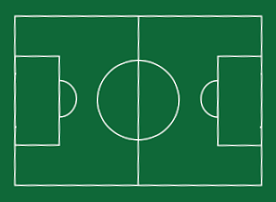
#> input picture trabajo-final/images/derecha.png, 276 x 202 px
$ jupyter execute --allow-errors Ejercicio_1.ipynb
#> lines starting #> are read from the running program, lines starting #| are printed output that depends on the picture; after the words box and inside, x2 and y2 are one past the last pixel; in counts of white or black regions, pixels touching at a corner belong together
[cell 1]
#Diseñar un algoritmo que sea capaz de detectar y dibujar automaticamente las rectas.

#Extraer la posicion de las lineas exteriores y la linea central de la cancha en la imagen
#Primero: Eliminar ruido
#Segundo: Tecnica de busqueda y ajuste de lineas en la imagen. RANSAC, Hough o barrido horizontal o vertical. SOLO SE PERMITE UTILIZAR FUNCIONES PARA RESOLVER SISTEMAS POR MINIMOS CUADRADOS
#Tercero: Non-Max-Suppressio, elegir entre detecciones multiples de la misma recta y definir una deteccion unica entre lineas -analizar el angulo entre las rectas-.

[cell 2]
# ! pip install ../cvum
# ! pip install opencv-python
# ! pip install matplotlib
import cv2
import argparse
import numpy as np
from sympy import symbols, solveset, Eq
from cvum.utils import add_snp_noise
from cvum.utils import imread_rgb
from cvum.utils import correlationdot_2D
from sympy.solvers import solve
import matplotlib as mpl
import matplotlib.pyplot as plt
from PIL import Image
import math
import scipy.ndimage as ndimage
import matplotlib.lines as mlines

[cell 3]
#Enderezar img

img = cv2.imread('./images/football.png') #Cargamos imagen


def estan_cercanos(a1, a2, error):
    cases = np.unwrap([a2-error, a1, a2 + error])
    return cases[0] <= cases[1] <= cases[2]

def enderezar(entrada, salida):
    # Leer la imagen
    imagen = cv2.imread(entrada)

    # Convertirla a gris y detectar bordes
    gray = cv2.cvtColor(imagen, cv2.COLOR_BGR2GRAY)

    binaria = cv2.Canny(gray,50,150,apertureSize = 3)
    # Usar la transformada de Hough para encontrar líneas
    # en la imagen binarizada, con una resolución de medio
    # grado (pi/720) y quedándose sólo con las líneas que
    # alcancen puntuación de 1000 o más (que serán las
    # más largas)
    lineas = cv2.HoughLines(binaria, 1, np.pi/720, 200)
    print(lineas)
    # Recopilemos qué ángulos ha encontrado la transformada
    # de hough para cada una de las líneas halladas
    angulos = []
    for linea in lineas:
        rho, theta = linea[0]
        if rho<0:
            theta = -theta

        # Quedarse solo con las rayas próximas a la horizontal
        # (con un error de +-10 grados)
        if not estan_cercanos(theta, np.pi/2, np.deg2rad(10)):
           continue;

        angulos.append(theta)

    # Ahora contemos cuántas veces aparece cada ángulo
    from collections import Counter
    veces = Counter(angulos)

    # Quedémonos con los tres casos más frecuentes
    frecuentes = veces.most_common(3)

    # Y calculemos el promedio de esos tres casos
    suma = sum(angulo*repeticion for angulo,repeticion in frecuentes)
    repeticiones = sum(repeticion for angulo, repeticion in frecuentes)
    angulo = suma/repeticiones

    angulo = np.rad2deg(angulo - np.pi/2)
    print("[INFO] angulo: {:.5f}".format(angulo))

    # Ahora enderecemos la imagen, girando el ángulo detectado
    (h, w) = imagen.shape[:2]
    centro = (w // 2, h // 2)
    M = cv2.getRotationMatrix2D(centro, angulo, 1.0)

    girada = cv2.warpAffine(imagen, M, (w, h),
                flags=cv2.INTER_CUBIC, borderMode=cv2.BORDER_REPLICATE)

    # Y volcamos a disco el resultado
    cv2.imwrite(salida, girada)

    plt.imshow(girada)


#> (the rest of this cell did not finish here and is left out)

[cell 4]
#Luego de tener la imagen recta, hay que detectar lineas, primero eliminamos ruido

[cell 5]
from collections import defaultdict
from PIL import Image, ImageDraw
from math import sqrt, pi, cos, sin

# Load image:
input_image = Image.open("./images/derecha.png")
#> input_image is the input picture: PIL image 276x202 RGB; mean R, G, B 24.8, 110, 63.9

# Output image:
output_image = Image.new("RGB", input_image.size)
#> output_image: PIL image 276x202 RGB; every value is 0
output_image.paste(input_image)
draw_result = ImageDraw.Draw(output_image)

# Find circles
rmin = 30
rmax = 50
steps = 100
threshold = 0.4

points = []
for r in range(rmin, rmax + 1):
    for t in range(steps):
        points.append((r, int(r * cos(2 * pi * t / steps)), int(r * sin(2 * pi * t / steps))))

acc = defaultdict(int)
#> (the rest of this cell did not finish here and is left out)

[cell 6]
def lines_detector(image, edge_image, num_rhos=170, num_thetas=180, t_count=220): # <- estos son los valores a cambiar
    edge_height, edge_width = edge_image.shape[:2]
    edge_height_half, edge_width_half = edge_height / 2, edge_width / 2
    #
    d = np.sqrt(np.square(edge_height) + np.square(edge_width))
    dtheta = 180 / num_thetas
    drho = (2 * d) / num_rhos
    #
    thetas = np.arange(0, 180, step=dtheta)
    rhos = np.arange(-d, d, step=drho)
    #
    cos_thetas = np.cos(np.deg2rad(thetas))
    sin_thetas = np.sin(np.deg2rad(thetas))
    #
    accumulator = np.zeros((len(rhos), len(rhos)))
    #
    figure = plt.figure(figsize=(12, 12))
    # [4 lines of commented-out code are left out]
    subplot3 = figure.add_subplot(1, 4, 3)
    subplot3.set_facecolor((0, 0, 0))
    subplot4 = figure.add_subplot(1, 4, 4)
    subplot4.imshow(image)
    #
    edge_points = np.argwhere(edge_image != 0)
    edge_points = edge_points - np.array([[edge_height_half, edge_width_half]])
    #
    rho_values = np.matmul(edge_points, np.array([sin_thetas, cos_thetas]))
    #
    accumulator, theta_vals, rho_vals = np.histogram2d(np.tile(thetas, rho_values.shape[0]),
                                                       rho_values.ravel(), bins=[thetas, rhos])
    accumulator = np.transpose(accumulator)
    lines = np.argwhere(accumulator > t_count)
    rho_idxs, theta_idxs = lines[:, 0], lines[:, 1]
    r, t = rhos[rho_idxs], thetas[theta_idxs]

    aux = []
    points=[]

    for ys in rho_values:
        subplot3.plot(thetas, ys, color="white", alpha=0.05)

    subplot3.plot([t], [r], color="yellow", marker='o')
    count_lines = 0
    for line in lines:
        y, x = line
        rho = rhos[y]
        theta = thetas[x]
        a = np.cos(np.deg2rad(theta))
        b = np.sin(np.deg2rad(theta))
        x0 = (a * rho) + edge_width_half
        y0 = (b * rho) + edge_height_half
        x1 = int(x0 + 1000 * (-b))
        y1 = int(y0 + 1000 * (a))
        x2 = int(x0 - 1000 * (-b))
        y2 = int(y0 - 1000 * (a))
        subplot3.plot([theta], [rho], marker='o', color="yellow")
        subplot4.add_line(mlines.Line2D([x1, x2], [y1, y2]))
        aux.append((x1,x2, y1, y2))
        count_lines +=1
    print(f'Amount lines: {count_lines}')
    x, y = symbols('x y')
    i=0
    ecuations = [1]*len(aux)   ## No es el largo de aux

    for line in aux:
        x1, x2, y1, y2 = line
        if (x2 - x1)==0:
            ecuations[i] = x - x1     ## En realidad es ecuations de i
        elif (y2 - y1)==0:
                ecuations[i] = y - y1   ## En realidad es ecuations de i
        else:
            ecuations[i] = ((x-x1)*(y2-y1))/(x2-x1) + y1 - y      ## En realidad es ecuations de i       #x*(y2/val) -x*(y1/val) - x1*(y2/val) + x1*(y1/val) + y1 - y
        i = i+1
    line_pointers = [1]*6
    img_derecha = cv2.imread('./images/derecha.png')
    for e in range(0,len(ecuations)):
        for f in range(e+1,len(ecuations)):
            sol = solve([ecuations[e], ecuations[f]])
            if sol:
                if sol.get(y)>=0:
                    print(sol)
                    points.append(sol)
                    line_pointers = cv2.circle(img_derecha, (sol.get('x'),sol.get('y')), radius=5, color=(0, 51, 153), thickness=-1)               #(sol[x],sol[y])    ASI ESTABA


    cv2.imwrite('./images/puntos1.png', line_pointers)
    plt.imshow(line_pointers)
    line_image=image.copy()                                       ##Asi?
    lines_edges = cv2.addWeighted(img, 0.8, line_image, 1, 0)

    subplot3.invert_yaxis()
    subplot3.invert_xaxis()

    #subplot1.title.set_text("Original Image")
    #subplot2.title.set_text("Edge Image")
    subplot3.title.set_text("Hough Space")
    subplot4.title.set_text("Detected Lines")

    plt.show()

[cell 7]
image = cv2.imread('./images/derecha.png')

edge_image = cv2.cvtColor(image, cv2.COLOR_BGR2GRAY)
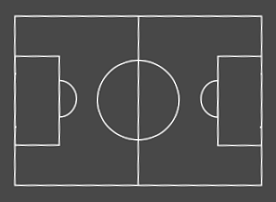
#> edge_image: shape (202, 276); min 56, max 255, mean 79.3
edge_image = cv2.GaussianBlur(edge_image, (7, 7), 5)
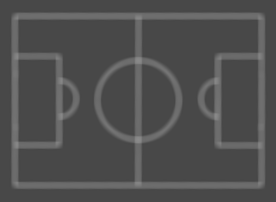
#> edge_image: shape (202, 276); min 70, max 139, mean 79.3
edge_image = cv2.Canny(edge_image, 100, 200)
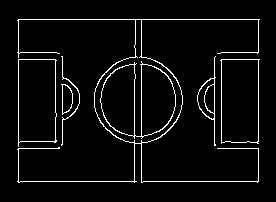
#> edge_image: shape (202, 276); 4.6% white in thin lines or dots, all inside (x1, y1, x2, y2) = (17, 19, 260, 183)

#> (the rest of this cell did not finish here and is left out)

#> in lines_detector, `edge_points = np.argwhere(edge_image != 0)`: edge_points = 2577 pairs, first value 19 to 182, second value 17 to 259
#> in lines_detector, `edge_points = edge_points - np.array([[edge_height_half, edge_width_ha..`: edge_points = 2577 pairs, first value -82 to 81, second value -121 to 121
#> in lines_detector, `rho_values = np.matmul(edge_points, np.array([sin_thetas, cos_thetas]))`:
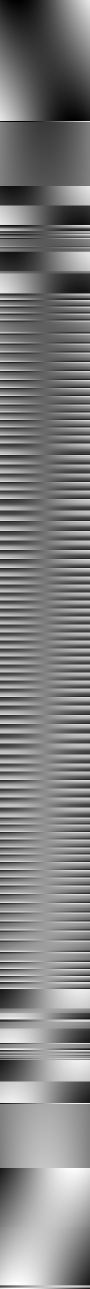
#> rho_values: shape (2577, 180) float64 (shown at 1/2 size); min -146.2, max 145.1, mean -0.6; drawn with min black and max white
#> in lines_detector, `accumulator, theta_vals, rho_vals = np.histogram2d(np.tile(thetas, rho..`:
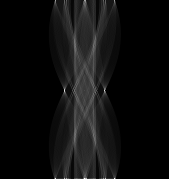
#> accumulator: shape (179, 169) float64; min 0, max 277, mean 15.3; drawn with min black and max white
#> in lines_detector, `accumulator, theta_vals, rho_vals = np.histogram2d(np.tile(thetas, rho..`: theta_vals = 180 values from 0 to 179; rho_vals = 170 values from -342 to 338
#> in lines_detector, `accumulator = np.transpose(accumulator)`:
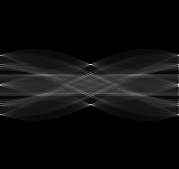
#> accumulator: shape (169, 179) float64; min 0, max 277, mean 15.3; drawn with min black and max white
#> in lines_detector, `lines = np.argwhere(accumulator > t_count)`: lines = [[55, 178], [64, 90], [84, 178], [104, 90], [114, 178]]
#> in lines_detector, `rho_idxs, theta_idxs = lines[:, 0], lines[:, 1]`: rho_idxs = [55, 64, 84, 104, 114]; theta_idxs = [178, 90, 178, 90, 178]
#> in lines_detector, `r, t = rhos[rho_idxs], thetas[theta_idxs]`: r = [-120.7, -84.5, -4.02, 76.45, 116.7]; t = [178, 90, 178, 90, 178]
#> the loop in lines_detector, `for line in lines:` made 5 passes
#> (y, x, rho, theta, a, b, x0, y0) on passes 1 to 5: (55, 178, -120.7, 178, -0.999, 0.0349, 258.6, 96.79), (64, 90, -84.5, 90, 6.12e-17, 1, 138, 16.5), (84, 178, -4.02, 178, -0.999, 0.0349, 142, 100.9), (104, 90, 76.45, 90, 6.12e-17, 1, 138, 177.5), (114, 178, 116.7, 178, -0.999, 0.0349, 21.38, 105.1)
#> after the loop in lines_detector, `for line in lines:`: aux = [(223, 293, -902, 1096), (-862, 1138, 16, 16), (107, 176, -898, 1100), (-862, 1138, 177, 177), (-13, 56, -894, 1104)]; count_lines = 5
#| Amount lines: 5
#> in lines_detector, `ecuations = [1]*len(aux)`: ecuations = [1, 1, 1, 1, 1]
#> the loop in lines_detector, `for line in aux:` made 5 passes
#> after the loop in lines_detector, `for line in aux:`: ecuations = 5 items; i = 5
#> the loop in lines_detector, `for e in range(0,len(ecuations)):` made 5 passes
#| {x: 9441/37, y: 16}
#| {x: 260542/999, y: 177}
#| {x: 46142/333, y: 16}
#| {x: 6136/333, y: 16}
#| {x: 95987/666, y: 177}
#| {x: 1775/74, y: 177}
#> after the loop in lines_detector, `for e in range(0,len(ecuations)):`: img_derecha: shape (202, 276, 3); mean B, G, R 63.8, 110, 24.8
#> after the loop in lines_detector, `for e in range(0,len(ecuations)):`: points = 6 items

$ run again, with trabajo-final/images/lines.png copied over trabajo-final/images/derecha.png
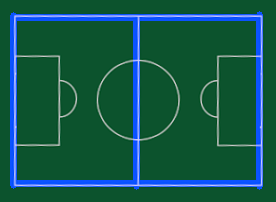
#> input picture trabajo-final/images/lines.png, 276 x 202 px
#> input_image is the input picture: PIL image 276x202 RGB; mean R, G, B 19.8, 87.8, 73.5
#> output_image: PIL image 276x202 RGB; every value is 0
#> `edge_image = cv2.Canny(edge_image, 100, 200)`:
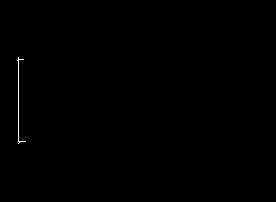
#> edge_image: shape (202, 276); 0.18% white in thin lines or dots, all inside (x1, y1, x2, y2) = (17, 57, 26, 144)
#> in lines_detector, `edge_points = np.argwhere(edge_image != 0)`: edge_points = 100 pairs, first value 57 to 143, second value 17 to 25
#> in lines_detector, `edge_points = edge_points - np.array([[edge_height_half, edge_width_ha..`: edge_points = 100 pairs, first value -44 to 42, second value -121 to -113
#> theta_vals = 180 values from 0 to 179; rho_vals = 170 values from -342 to 338
#> in lines_detector, `accumulator = np.transpose(accumulator)`:
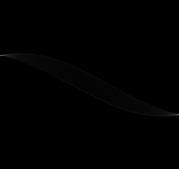
#> accumulator: shape (169, 179) float64; min 0, max 166, mean 0.6
#> lines = empty array
#> the loop in lines_detector, `for ys in rho_values:` made 100 passes
#> after the loop in lines_detector, `for line in lines:`: aux = []; count_lines = 0
#| Amount lines: 0
#> ecuations = []
#> after the loop in lines_detector, `for line in aux:`: i = 0
#> after the loop in lines_detector, `for e in range(0,len(ecuations)):`: points = []
